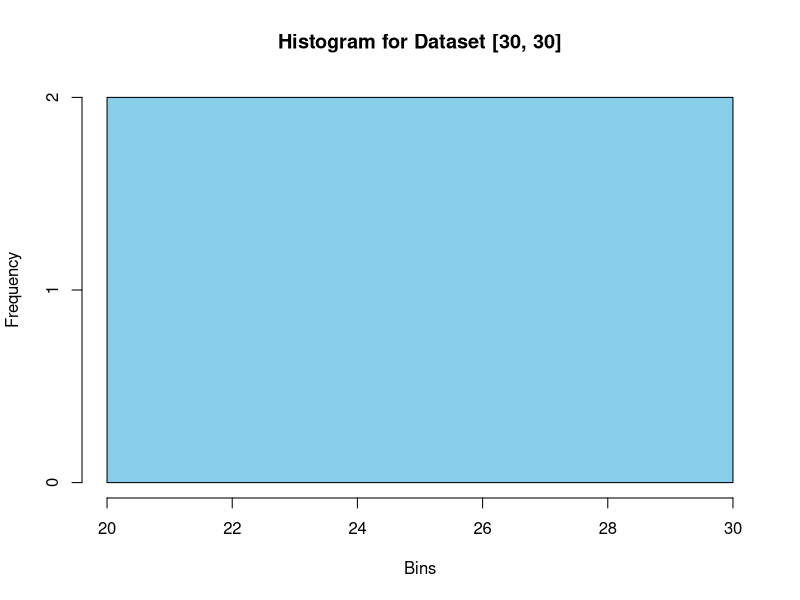
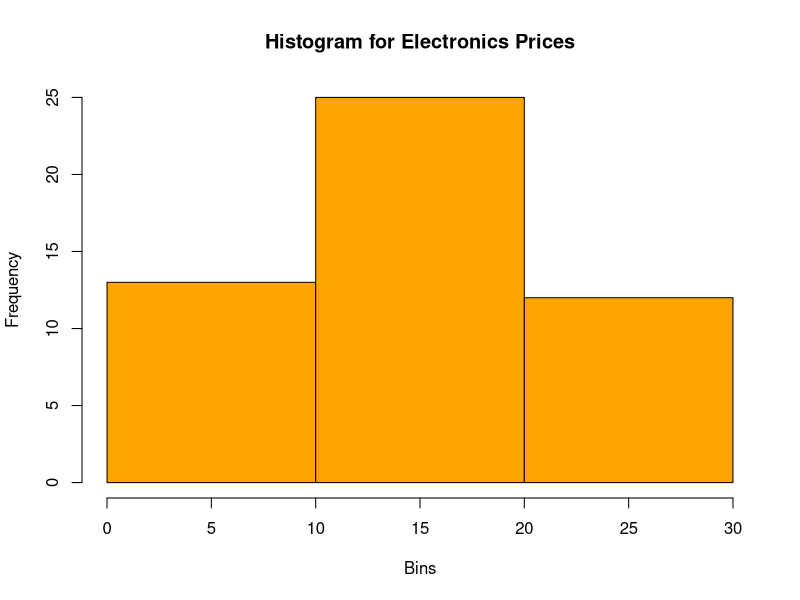

Here is the R script that generated these plots, in order:
data1 <- c(30, 30)
bins1 <- split(data1, ceiling(seq_along(data1) / (length(data1) / 3)))
bin_means1 <- sapply(bins1, mean)
bin_boundaries1 <- lapply(bins1, function(bin) {
  if (length(bin) == 0) return(NULL)
  c(min(bin), max(bin))
})
hist(data1, breaks=3, col="skyblue", main="Histogram for Dataset [30, 30]",
     xlab="Bins", ylab="Frequency", border="black")

data2 <- c(1, 1, 5, 5, 5, 5, 5, 8, 8, 10, 10, 10, 10, 12, 14, 14, 14, 15, 15, 15, 15, 15, 
           15, 18, 18, 18, 18, 18, 18, 18, 18, 20, 20, 20, 20, 20, 20, 20, 21, 21, 21, 21, 
           25, 25, 25, 25, 25, 28, 28, 30)
bins2 <- split(data2, ceiling(seq_along(data2) / (length(data2) / 3)))
bin_means2 <- sapply(bins2, mean)
smoothed_means2 <- unlist(lapply(seq_along(bins2), function(i) rep(bin_means2[i], length(bins2[[i]]))))
smoothed_boundaries2 <- unlist(lapply(bins2, function(bin) {
  sapply(bin, function(x) ifelse(abs(x - min(bin)) <= abs(x - max(bin)), min(bin), max(bin)))
}))
hist(data2, breaks=3, col="orange", main="Histogram for Electronics Prices",
     xlab="Bins", ylab="Frequency", border="black")
